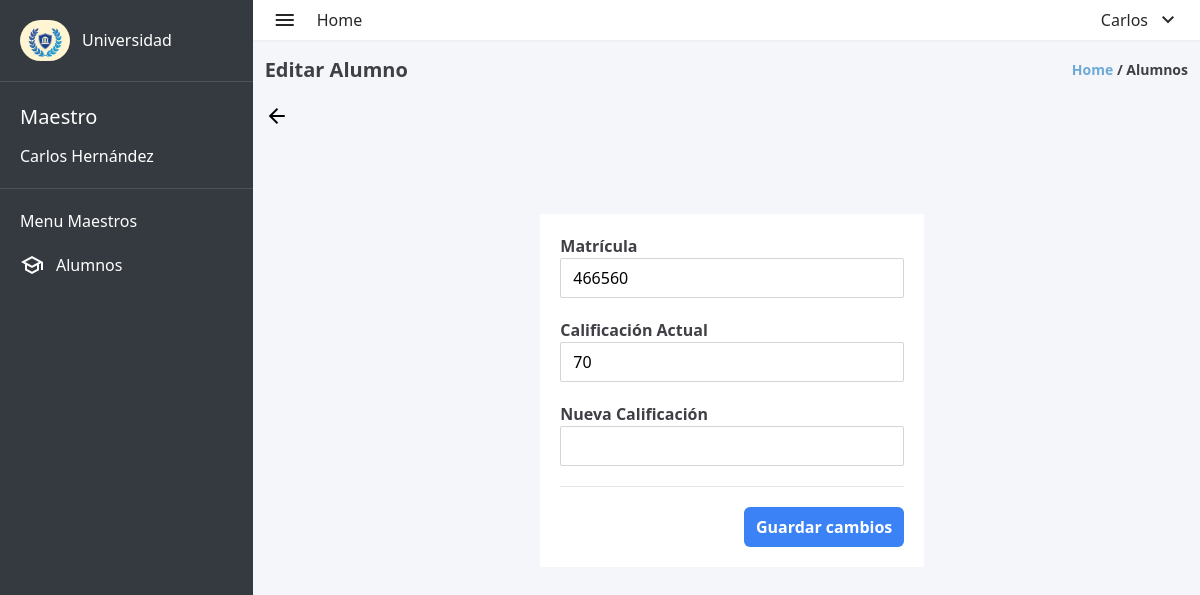
The app's page /views/maestro/maestro_edit.php?alumno_id=17&materia_id=2 (signed in) with its own data.
### tables this page shows
CREATE TABLE `usuarios` (
  `user_id` int(11) NOT NULL,
  `matricula` int(10) DEFAULT NULL,
  `nombre` varchar(100) DEFAULT NULL,
  `apellido` varchar(100) DEFAULT NULL,
  `correo_electronico` varchar(100) DEFAULT NULL,
  `contrasena` varchar(255) DEFAULT NULL,
  `direccion` varchar(100) DEFAULT NULL,
  `fecha_nacimiento` date DEFAULT NULL,
  `rol` enum('ADMIN','MAESTRO','ALUMNO') DEFAULT NULL,
  `materia_asignada` varchar(100) DEFAULT '0',
  `materias_inscritas` text DEFAULT NULL
);

CREATE TABLE `calificaciones` (
  `id_calificacion` int(11) NOT NULL,
  `id_alumno` int(11) DEFAULT NULL,
  `id_materia` int(11) DEFAULT NULL,
  `calificacion` int(11) DEFAULT NULL
);

### views/maestro/maestro_edit.php (the view, shortened to what this page needs)
<?php
require_once "../../database/database.php";
$user_id = $_SESSION['id'];
$sql = "SELECT  nombre, apellido FROM usuarios WHERE user_id = '$user_id'";
$result = mysqli_query($conexion, $sql);
$row = mysqli_fetch_assoc($result);
if ($row) {
    $nombre = $row['nombre'];
    $apellido = $row['apellido'];
} else {
    echo "No se encontraron datos para el usuario con el ID proporcionado.";
}
$alumno_id = $_GET['alumno_id'];
$materia_asignada_id = $_GET['materia_id'];
$consulta_alumno = "SELECT u.matricula, u.nombre, u.apellido, c.calificacion FROM usuarios u
                    INNER JOIN materias_inscritas mi ON u.user_id = mi.id_alumno
                    INNER JOIN calificaciones c ON u.user_id = c.id_alumno AND mi.id_materia = c.id_materia
                    WHERE u.user_id = '$alumno_id' AND mi.id_materia = '$materia_asignada_id'";
$resultado_alumno = $conexion->query($consulta_alumno);
$alumno = mysqli_fetch_assoc($resultado_alumno);
if ($alumno) {
    $matricula_alumno = $alumno['matricula'];
    $calificacion_actual = $alumno['calificacion'];
} else {
    echo "No se encontraron datos para el alumno con el ID proporcionado.";
}
?>
<!DOCTYPE html>
<html lang="en">
<head>
    <link rel="stylesheet" href="../../styles.css">
</head>
<body>
    <div class="w-screen h-screen flex bg-lightgray">
        <aside class="w-80 h-full bg-dark">
            <div class="flex items-center gap-3 p-5">
                <img class="rounded-full" src="../../assets/logo-aside.jpg" alt="university-logo" width="50px" height="60px">
                <span class="text-white font-medium">Universidad</span>
            </div>
            <div style="width: 100%; height: 1px; background-color: #4c5157; "></div>
            <div class="text-white flex flex-col p-5 gap-3">
                <span style="font-size: 20px;">Maestro</span>
                <span><?php echo $nombre . " " . $apellido ?></span>
            </div>
            <div style="width: 100%; height: 1px; background-color: #4c5157; "></div>
            <div class="text-white flex flex-col gap-5 p-5">
                <p>Menu Maestros</p>
                <div>
                    <a href="maestro_alumnos.php" class="flex items-center gap-3 ">
                        <span class="material-symbols-outlined">
                        </span>
                        <span>Alumnos</span>
                    </a>
                </div>
            </div>
        </aside>
        <div class="w-full flex flex-col">
            <header class="w-full flex items-center justify-between h-10 p-5 bg-white shadow-sm">
                <div class="flex items-center gap-5">
                    <span class="material-symbols-outlined text-zinc-800">
                    </span>
                    <a href="maestro_dashboard.php">
                        <span class="text-zinc-800">
                            Home
                        </span>
                    </a>
                </div>
                <nav>
                    <li class="flex items-center gap-2 text-zinc-800 cursor-pointer" onclick="toggleLogoutMenu()">
                        <?php echo $nombre ?>
                        <ul class="flex flex-col">
                            <span class="material-symbols-outlined">
                            </span>
                    </li>
                </nav>
            </header>
            <div class="h-full pl-3">
                <div class="w-full flex items-center justify-between pr-3 mt-4 mb-5">
                    <h1 class="font-bold text-zinc-700 text-xl ">Editar Alumno</h1>
                    <p class="font-semibold text-sm text-zinc-700"><span class="text-myblue">Home</span> / Alumnos
                    </p>
                </div>
                <div class="w-full">
                    <a href="maestro_alumnos.php">
                        <span class="material-symbols-outlined">
                        </span>
                    </a>
                </div>
                <div class="w-full flex flex-row justify-center  mt-20">
                    <div class="w-80 h-auto bg-white rounded-sm sm:w-96">
                        <form method="post" class="flex flex-col p-5 gap-5 text-center relative z-20">
                            <div class="flex flex-col">
                                <span class="font-bold text-zinc-700 self-start">Matrícula</span>
                                <input type="text" value="<?php echo $matricula_alumno; ?>" class="h-10 border border-zinc-300 bg-white rounded-sm px-3" disabled>
                            </div>
                            <div class="flex flex-col">
                                <span class="font-bold text-zinc-700 self-start">Calificación Actual</span>
                                <input type="text" value="<?php echo $calificacion_actual; ?>" class="h-10 border border-zinc-300 bg-white rounded-sm px-3" disabled>
                            </div>
                            <div class="flex flex-col">
                                <span class="font-bold text-zinc-700 self-start">Nueva Calificación</span>
                                <input type="number" step="0.01" min="0" max="100" name="nueva_calificacion" class="h-10 border border-zinc-300 bg-white rounded-sm px-3" required>
                            </div>
                            <div style="height: 1px; background-color: #e5e7eb; width: 100% ; "></div>
                            <input type="submit" value="Guardar cambios" class="text-white font-semibold p-2 px-3 bg-blue-500 rounded-md self-end">
                        </form>
                    </div>
                </div>
            </div>
        </div>
    </div>
</body>
</html>

### styles.css (style rules this page uses)
html { line-height: 1.5; -webkit-text-size-adjust: 100%; -moz-tab-size: 4; -o-tab-size: 4; tab-size: 4; font-family: ui-sans-serif, system-ui, -apple-system, BlinkMacSystemFont, "Segoe UI", Roboto, "Helvetica Neue", Arial, "Noto Sans", sans-serif, "Apple Color Emoji", "Segoe UI Emoji", "Segoe UI Symbol", "Noto Color Emoji"; font-feature-settings: normal; font-variation-settings: normal; }
body { margin: 0; line-height: inherit; }
h1, h2, h3, h4, h5, h6 { font-size: inherit; font-weight: inherit; }
a { color: inherit; text-decoration: inherit; }
button, input, optgroup, select, textarea { font-family: inherit; font-feature-settings: inherit; font-variation-settings: inherit; font-size: 100%; font-weight: inherit; line-height: inherit; color: inherit; margin: 0; padding: 0; }
button, [type='button'], [type='reset'], [type='submit'] { -webkit-appearance: button; background-color: transparent; background-image: none; }
blockquote, dl, dd, h1, h2, h3, h4, h5, h6, hr, figure, p, pre { margin: 0; }
ol, ul, menu { list-style: none; margin: 0; padding: 0; }
input::placeholder, textarea::placeholder { opacity: 1; color: #9ca3af; }
:disabled { cursor: default; }
img, svg, video, canvas, audio, iframe, embed, object { display: block; vertical-align: middle; }
img, video { max-width: 100%; height: auto; }
.relative { position: relative; }
.z-20 { z-index: 20; }
.mb-5 { margin-bottom: 1.25rem; }
.mt-4 { margin-top: 1rem; }
.mt-20 { margin-top: 5rem; }
.flex { display: flex; }
.h-10 { height: 2.5rem; }
.h-full { height: 100%; }
.h-screen { height: 100vh; }
.w-80 { width: 20rem; }
.w-full { width: 100%; }
.w-screen { width: 100vw; }
.cursor-pointer { cursor: pointer; }
.flex-row { flex-direction: row; }
.flex-col { flex-direction: column; }
.items-center { align-items: center; }
.justify-center { justify-content: center; }
.justify-between { justify-content: space-between; }
.gap-2 { gap: 0.5rem; }
.gap-3 { gap: 0.75rem; }
.gap-5 { gap: 1.25rem; }
.self-start { align-self: flex-start; }
.self-end { align-self: flex-end; }
.rounded-full { border-radius: 9999px; }
.rounded-md { border-radius: 0.375rem; }
.rounded-sm { border-radius: 0.125rem; }
.border { border-width: 1px; }
.border-zinc-300 { --tw-border-opacity: 1; border-color: rgb(212 212 216 / var(--tw-border-opacity)); }
.bg-blue-500 { --tw-bg-opacity: 1; background-color: rgb(59 130 246 / var(--tw-bg-opacity)); }
.bg-dark { --tw-bg-opacity: 1; background-color: rgb(53 58 64 / var(--tw-bg-opacity)); }
.bg-lightgray { --tw-bg-opacity: 1; background-color: rgb(245 246 250 / var(--tw-bg-opacity)); }
.bg-white { --tw-bg-opacity: 1; background-color: rgb(255 255 255 / var(--tw-bg-opacity)); }
.p-2 { padding: 0.5rem; }
.p-5 { padding: 1.25rem; }
.px-3 { padding-left: 0.75rem; padding-right: 0.75rem; }
.pl-3 { padding-left: 0.75rem; }
.pr-3 { padding-right: 0.75rem; }
.text-center { text-align: center; }
.text-sm { font-size: 0.875rem; line-height: 1.25rem; }
.text-xl { font-size: 1.25rem; line-height: 1.75rem; }
.font-bold { font-weight: 700; }
.font-medium { font-weight: 500; }
.font-semibold { font-weight: 600; }
.text-myblue { --tw-text-opacity: 1; color: rgb(110 169 215 / var(--tw-text-opacity)); }
.text-white { --tw-text-opacity: 1; color: rgb(255 255 255 / var(--tw-text-opacity)); }
.text-zinc-700 { --tw-text-opacity: 1; color: rgb(63 63 70 / var(--tw-text-opacity)); }
.text-zinc-800 { --tw-text-opacity: 1; color: rgb(39 39 42 / var(--tw-text-opacity)); }
.shadow-sm { --tw-shadow: 0 1px 2px 0 rgb(0 0 0 / 0.05); --tw-shadow-colored: 0 1px 2px 0 var(--tw-shadow-color); box-shadow: var(--tw-ring-offset-shadow, 0 0 #0000), var(--tw-ring-shadow, 0 0 #0000), var(--tw-shadow); }
@media (min-width: 640px) { .sm\:w-96 { width: 24rem; } }

### records on screen
usuarios: nombre "Carlos", apellido "Hernández"
calificaciones: id_alumno.matricula "466560", calificacion "70"
